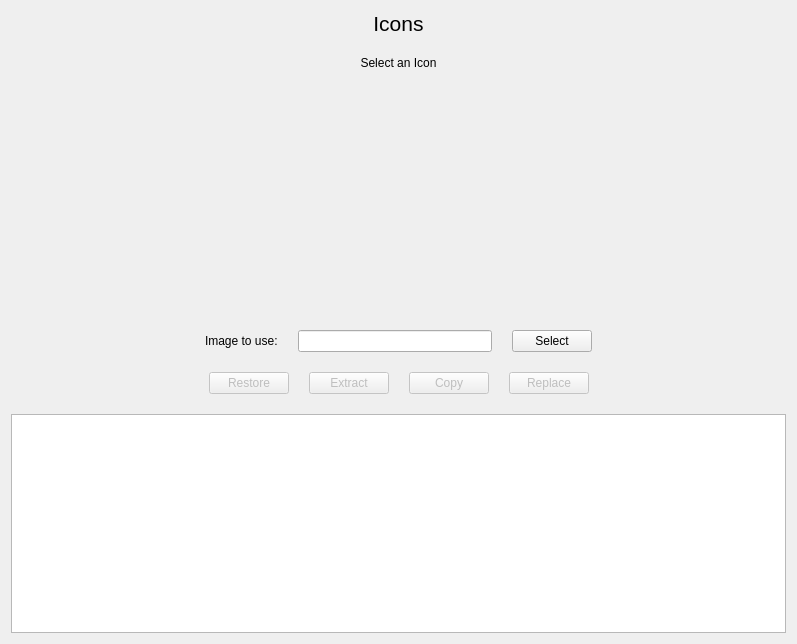
<?xml version="1.0" encoding="UTF-8"?>
<ui version="4.0">
 <class>Icon</class>
 <widget class="QWidget" name="Icon">
  <property name="geometry">
   <rect>
    <x>0</x>
    <y>0</y>
    <width>797</width>
    <height>644</height>
   </rect>
  </property>
  <property name="windowTitle">
   <string>Form</string>
  </property>
  <layout class="QVBoxLayout" name="verticalLayout">
   <property name="spacing">
    <number>20</number>
   </property>
   <item>
    <widget class="QLabel" name="label">
     <property name="font">
      <font>
       <pointsize>16</pointsize>
      </font>
     </property>
     <property name="text">
      <string>Icons</string>
     </property>
     <property name="alignment">
      <set>Qt::AlignmentFlag::AlignHCenter|Qt::AlignmentFlag::AlignTop</set>
     </property>
    </widget>
   </item>
   <item>
    <widget class="QLabel" name="bundle">
     <property name="sizePolicy">
      <sizepolicy hsizetype="Preferred" vsizetype="Preferred">
       <horstretch>0</horstretch>
       <verstretch>0</verstretch>
      </sizepolicy>
     </property>
     <property name="minimumSize">
      <size>
       <width>100</width>
       <height>0</height>
      </size>
     </property>
     <property name="text">
      <string>Select an Icon</string>
     </property>
     <property name="alignment">
      <set>Qt::AlignmentFlag::AlignHCenter|Qt::AlignmentFlag::AlignTop</set>
     </property>
    </widget>
   </item>
   <item>
    <layout class="QHBoxLayout" name="main_content">
     <item>
      <spacer name="horizontalSpacer_5">
       <property name="orientation">
        <enum>Qt::Orientation::Horizontal</enum>
       </property>
       <property name="sizeHint" stdset="0">
        <size>
         <width>40</width>
         <height>20</height>
        </size>
       </property>
      </spacer>
     </item>
     <item>
      <widget class="QLabel" name="current">
       <property name="sizePolicy">
        <sizepolicy hsizetype="Expanding" vsizetype="Expanding">
         <horstretch>0</horstretch>
         <verstretch>0</verstretch>
        </sizepolicy>
       </property>
       <property name="minimumSize">
        <size>
         <width>1</width>
         <height>1</height>
        </size>
       </property>
       <property name="maximumSize">
        <size>
         <width>256</width>
         <height>256</height>
        </size>
       </property>
       <property name="toolTip">
        <string>Current</string>
       </property>
       <property name="text">
        <string/>
       </property>
       <property name="pixmap">
        <pixmap resource="../resources.qrc">:/ui/images/player.png</pixmap>
       </property>
       <property name="scaledContents">
        <bool>true</bool>
       </property>
       <property name="alignment">
        <set>Qt::AlignmentFlag::AlignHCenter|Qt::AlignmentFlag::AlignTop</set>
       </property>
      </widget>
     </item>
     <item>
      <spacer name="horizontalSpacer_7">
       <property name="orientation">
        <enum>Qt::Orientation::Horizontal</enum>
       </property>
       <property name="sizeHint" stdset="0">
        <size>
         <width>40</width>
         <height>20</height>
        </size>
       </property>
      </spacer>
     </item>
     <item>
      <layout class="QVBoxLayout" name="verticalLayout_5">
       <property name="sizeConstraint">
        <enum>QLayout::SizeConstraint::SetMinimumSize</enum>
       </property>
      </layout>
     </item>
     <item>
      <spacer name="horizontalSpacer_8">
       <property name="orientation">
        <enum>Qt::Orientation::Horizontal</enum>
       </property>
       <property name="sizeHint" stdset="0">
        <size>
         <width>40</width>
         <height>20</height>
        </size>
       </property>
      </spacer>
     </item>
     <item>
      <widget class="QLabel" name="preview">
       <property name="sizePolicy">
        <sizepolicy hsizetype="Maximum" vsizetype="Maximum">
         <horstretch>0</horstretch>
         <verstretch>0</verstretch>
        </sizepolicy>
       </property>
       <property name="maximumSize">
        <size>
         <width>256</width>
         <height>256</height>
        </size>
       </property>
       <property name="toolTip">
        <string>Preview</string>
       </property>
       <property name="text">
        <string/>
       </property>
       <property name="pixmap">
        <pixmap resource="../resources.qrc">:/ui/images/player.png</pixmap>
       </property>
       <property name="scaledContents">
        <bool>true</bool>
       </property>
       <property name="alignment">
        <set>Qt::AlignmentFlag::AlignHCenter|Qt::AlignmentFlag::AlignTop</set>
       </property>
      </widget>
     </item>
     <item>
      <spacer name="horizontalSpacer_6">
       <property name="orientation">
        <enum>Qt::Orientation::Horizontal</enum>
       </property>
       <property name="sizeHint" stdset="0">
        <size>
         <width>40</width>
         <height>20</height>
        </size>
       </property>
      </spacer>
     </item>
    </layout>
   </item>
   <item>
    <layout class="QHBoxLayout" name="horizontalLayout_3">
     <item>
      <spacer name="horizontalSpacer_4">
       <property name="orientation">
        <enum>Qt::Orientation::Horizontal</enum>
       </property>
       <property name="sizeHint" stdset="0">
        <size>
         <width>40</width>
         <height>20</height>
        </size>
       </property>
      </spacer>
     </item>
     <item>
      <layout class="QVBoxLayout" name="verticalLayout_2">
       <item>
        <widget class="QLabel" name="label_4">
         <property name="text">
          <string>Image to use:</string>
         </property>
        </widget>
       </item>
      </layout>
     </item>
     <item>
      <layout class="QVBoxLayout" name="verticalLayout_3">
       <item>
        <widget class="QLineEdit" name="assetEdit">
         <property name="enabled">
          <bool>true</bool>
         </property>
         <property name="readOnly">
          <bool>true</bool>
         </property>
        </widget>
       </item>
      </layout>
     </item>
     <item>
      <layout class="QVBoxLayout" name="verticalLayout_4">
       <item>
        <widget class="QPushButton" name="selectButton">
         <property name="cursor">
          <cursorShape>PointingHandCursor</cursorShape>
         </property>
         <property name="text">
          <string>Select</string>
         </property>
         <property name="icon">
          <iconset theme="QIcon::ThemeIcon::DocumentOpen"/>
         </property>
        </widget>
       </item>
      </layout>
     </item>
     <item>
      <spacer name="horizontalSpacer">
       <property name="orientation">
        <enum>Qt::Orientation::Horizontal</enum>
       </property>
       <property name="sizeHint" stdset="0">
        <size>
         <width>40</width>
         <height>20</height>
        </size>
       </property>
      </spacer>
     </item>
    </layout>
   </item>
   <item>
    <layout class="QHBoxLayout" name="horizontalLayout_4">
     <item>
      <spacer name="horizontalSpacer_2">
       <property name="orientation">
        <enum>Qt::Orientation::Horizontal</enum>
       </property>
       <property name="sizeType">
        <enum>QSizePolicy::Policy::Expanding</enum>
       </property>
       <property name="sizeHint" stdset="0">
        <size>
         <width>120</width>
         <height>20</height>
        </size>
       </property>
      </spacer>
     </item>
     <item>
      <widget class="QPushButton" name="restoreButton">
       <property name="enabled">
        <bool>false</bool>
       </property>
       <property name="cursor">
        <cursorShape>PointingHandCursor</cursorShape>
       </property>
       <property name="text">
        <string>Restore</string>
       </property>
      </widget>
     </item>
     <item>
      <widget class="QPushButton" name="extractButton">
       <property name="enabled">
        <bool>false</bool>
       </property>
       <property name="sizePolicy">
        <sizepolicy hsizetype="Fixed" vsizetype="Fixed">
         <horstretch>0</horstretch>
         <verstretch>0</verstretch>
        </sizepolicy>
       </property>
       <property name="cursor">
        <cursorShape>PointingHandCursor</cursorShape>
       </property>
       <property name="layoutDirection">
        <enum>Qt::LayoutDirection::LeftToRight</enum>
       </property>
       <property name="text">
        <string>Extract</string>
       </property>
      </widget>
     </item>
     <item>
      <widget class="QPushButton" name="copyButton">
       <property name="enabled">
        <bool>false</bool>
       </property>
       <property name="sizePolicy">
        <sizepolicy hsizetype="Fixed" vsizetype="Fixed">
         <horstretch>0</horstretch>
         <verstretch>0</verstretch>
        </sizepolicy>
       </property>
       <property name="cursor">
        <cursorShape>PointingHandCursor</cursorShape>
       </property>
       <property name="text">
        <string>Copy</string>
       </property>
      </widget>
     </item>
     <item>
      <widget class="QPushButton" name="replaceButton">
       <property name="enabled">
        <bool>false</bool>
       </property>
       <property name="sizePolicy">
        <sizepolicy hsizetype="Fixed" vsizetype="Fixed">
         <horstretch>0</horstretch>
         <verstretch>0</verstretch>
        </sizepolicy>
       </property>
       <property name="cursor">
        <cursorShape>PointingHandCursor</cursorShape>
       </property>
       <property name="layoutDirection">
        <enum>Qt::LayoutDirection::LeftToRight</enum>
       </property>
       <property name="text">
        <string>Replace</string>
       </property>
      </widget>
     </item>
     <item>
      <spacer name="horizontalSpacer_3">
       <property name="orientation">
        <enum>Qt::Orientation::Horizontal</enum>
       </property>
       <property name="sizeHint" stdset="0">
        <size>
         <width>40</width>
         <height>20</height>
        </size>
       </property>
      </spacer>
     </item>
    </layout>
   </item>
   <item>
    <widget class="QListView" name="iconsView">
     <property name="cursor" stdset="0">
      <cursorShape>PointingHandCursor</cursorShape>
     </property>
     <property name="frameShape">
      <enum>QFrame::Shape::StyledPanel</enum>
     </property>
     <property name="iconSize">
      <size>
       <width>256</width>
       <height>256</height>
      </size>
     </property>
     <property name="resizeMode">
      <enum>QListView::ResizeMode::Adjust</enum>
     </property>
     <property name="layoutMode">
      <enum>QListView::LayoutMode::Batched</enum>
     </property>
     <property name="spacing">
      <number>2</number>
     </property>
     <property name="viewMode">
      <enum>QListView::ViewMode::IconMode</enum>
     </property>
    </widget>
   </item>
  </layout>
 </widget>
 <resources>
  <include location="../resources.qrc"/>
 </resources>
 <connections/>
</ui>
